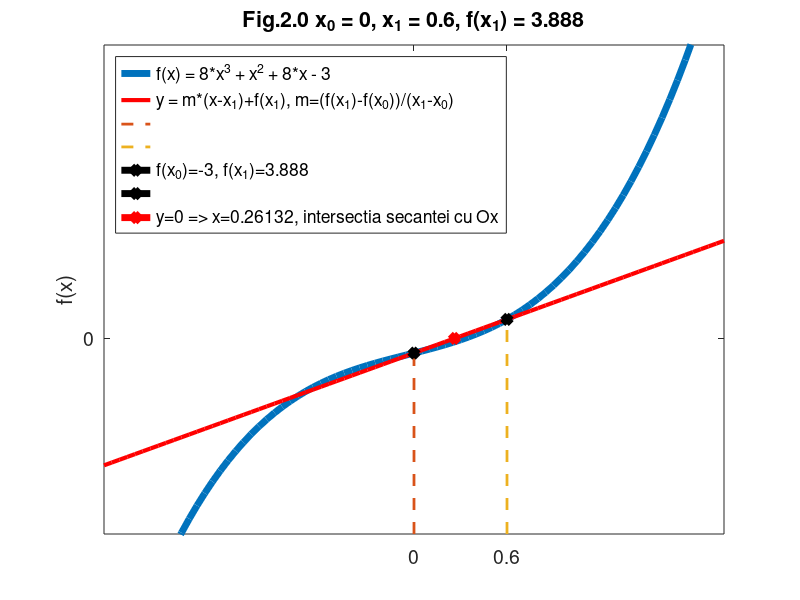
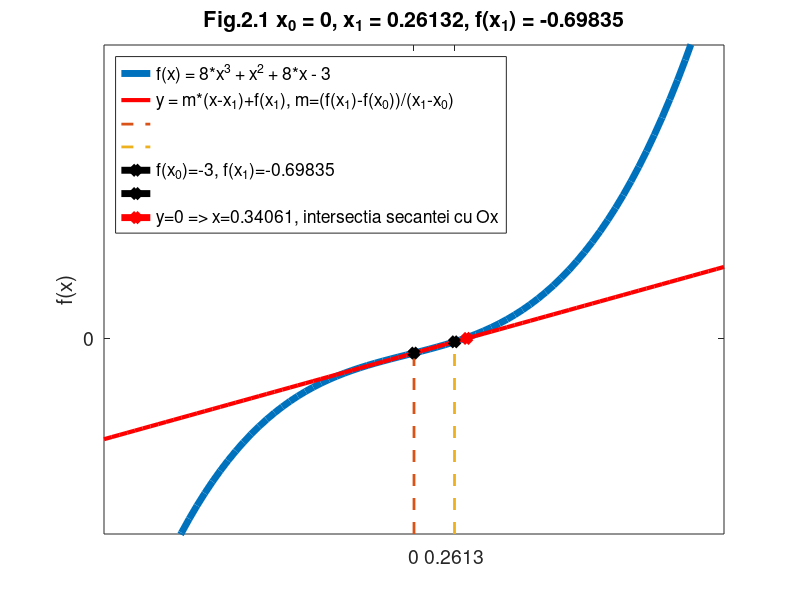
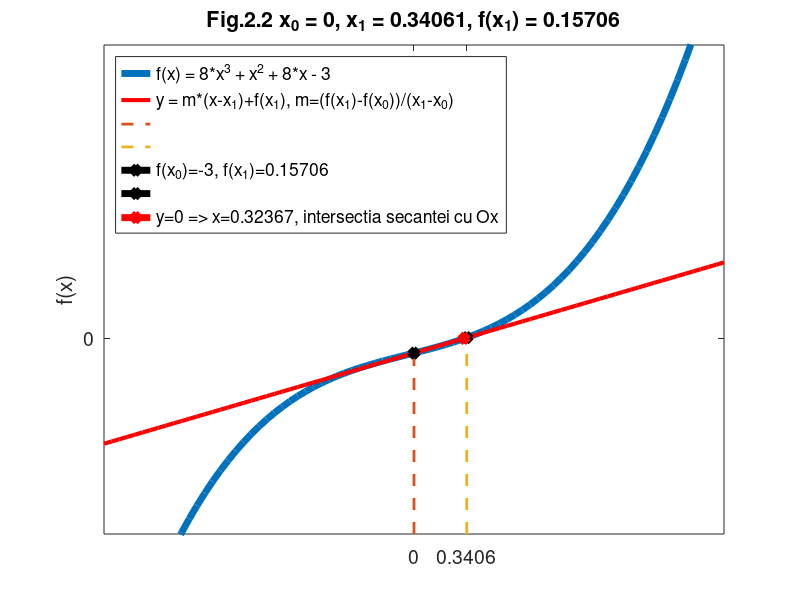
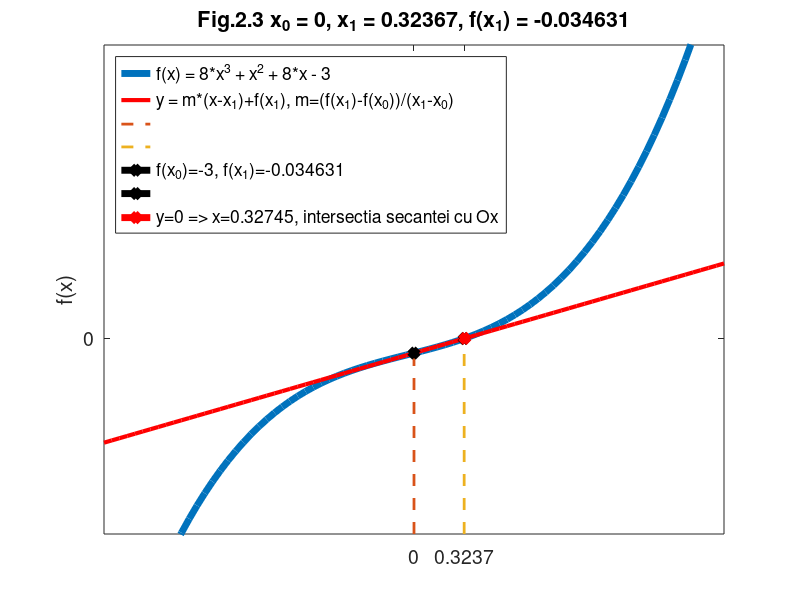

These charts were generated, in order, by the following MATLAB code:
# Cod octave:
f = @(x) 8*x.^3 + x.^2 + 8*x - 3;
x_0 = 0.0;
x_1 = 0.6;
epsilon = 0.01;

function print_graph (f, x_0, x_1, iter_no)
    fx_0 = f(x_0);
    fx_1 = f(x_1);
    x_min=-2; step=0.05; x_max=2;
# Ecuatia secantei prin punctele (x_0, f(x_0)), (x_1, f(x_1))
    m = (fx_1 - fx_0) / (x_1 - x_0);
    y = @(x) m*(x-x_1) + fx_1;
# Ecuatia secantei cand y = 0 (intersectie Ox), x_2 este valoarea pentru care f(x_2)=0
    x_2 = x_1 - (fx_1*(x_1-x_0))/(fx_1-fx_0); 

    x = x_min:step:x_max;
    hf = figure();
    set(0, "defaultaxesfontsize", 14);
    plot(x, f(x), 'linewidth', 5);
    hold on;
    plot(x, y(x), 'r', 'linewidth', 3);
    axis([x_min x_max -40, 60]);
# Printeaza linia verticala prin x_0 pana la graficul functiei
    plot([x_0 x_0], [-40 fx_0], '--', 'linewidth', 2);
# Printeaza linia verticala prin x_1 pana la graficul functiei
    plot([x_1 x_1], [-40 fx_1], '--', 'linewidth', 2);
# Print puncte de intersectie
    plot(x_0, fx_0, 'x-k', 'linewidth', 5); plot(x_1, fx_1, 'x-k', 'linewidth', 5);
# Print punctul de pe secanta la intersectia cu Ox (y=0)
    plot(x_2, 0, 'x-r', 'linewidth', 5);

    legend(
    # graficul functiei f(x)
    'f(x) = 8*x^3 + x^2 + 8*x - 3',
    # graficul liniei secante 
    'y = m*(x-x_1)+f(x_1), m=(f(x_1)-f(x_0))/(x_1-x_0)','','',
    # punctele de intersectie ale secante cu f(x)
    strcat('f(x_0)=',num2str(fx_0),', f(x_1)=',num2str(fx_1)),'',
    # punctul de intersectie al secantei cu axa Ox (pentru care y=0)
    strcat('y=0 => x=',num2str(x_2),', intersectia secantei cu Ox'),
    'location', 'northwest');
    hold off;
    title(strcat(
        strrep('Fig.2.{}','{}', num2str(iter_no)),
        strrep(' x_0 = {},','{}', num2str(x_0)),
        strrep(' x_1 = {},','{}', num2str(x_1)),
        strrep(' f(x_1) = {}','{}', num2str(fx_1))));
# Arata cateva puncte importante pe axa X (x_0, x_1)
    set(gca(), 'xtick', [x_0 x_1]);
    set(gca(), 'ytick', [0]);
    ylabel('f(x)');
    set(hf, "visible", "off");
    print(hf, strrep('Fig.2.{}.eps','{}',num2str(iter_no)), '-depsc');
    close();
endfunction

print_graph (f, x_0, x_1, 0)

i = 1;
i_max = 5;
while abs(f(x_0)) > epsilon && i < i_max 
    x_1 = x_1 - (f(x_1)*(x_1-x_0))/(f(x_1)-f(x_0));
    print_graph(f, x_0, x_1, i);
    printf("i=%d, x_0=%.2f, x_1=%f, f(x_1)=%f\n",i,x_0,x_1,f(x_1));
    i ++;
endwhile